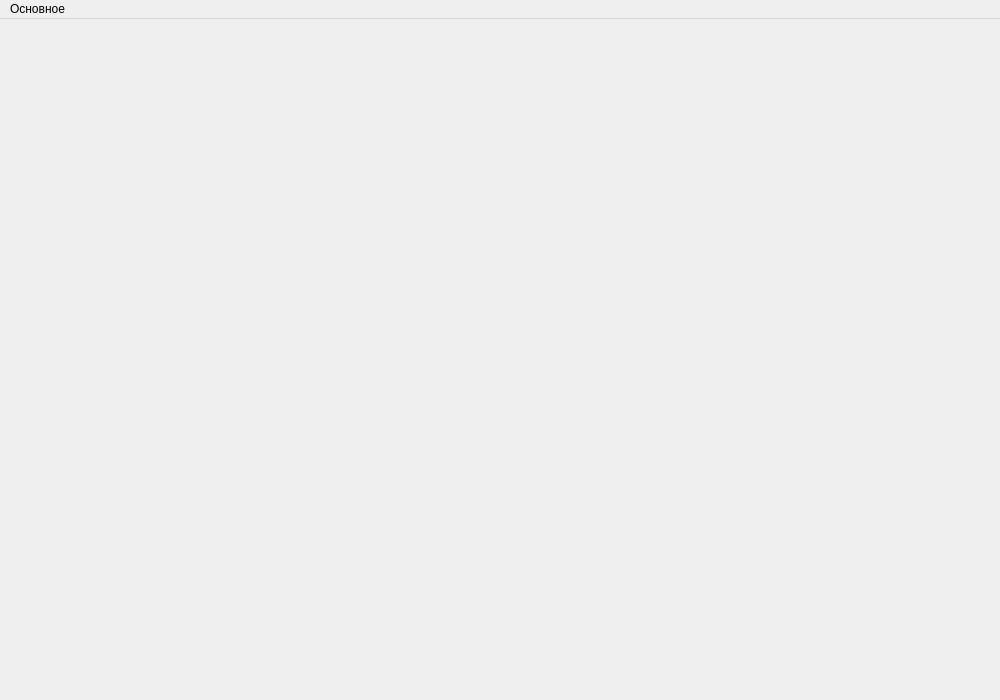
<?xml version="1.0" encoding="UTF-8"?>
<ui version="4.0">
 <class>MainWindow</class>
 <widget class="QMainWindow" name="MainWindow">
  <property name="geometry">
   <rect>
    <x>0</x>
    <y>0</y>
    <width>1000</width>
    <height>700</height>
   </rect>
  </property>
  <property name="sizePolicy">
   <sizepolicy hsizetype="Preferred" vsizetype="Preferred">
    <horstretch>0</horstretch>
    <verstretch>0</verstretch>
   </sizepolicy>
  </property>
  <property name="minimumSize">
   <size>
    <width>1000</width>
    <height>700</height>
   </size>
  </property>
  <property name="maximumSize">
   <size>
    <width>1000</width>
    <height>700</height>
   </size>
  </property>
  <property name="windowTitle">
   <string>Cyberbug 2020</string>
  </property>
  <property name="windowIcon">
   <iconset>
    <normaloff>D:/Downloads/unnamed (1).jpg</normaloff>D:/Downloads/unnamed (1).jpg</iconset>
  </property>
  <widget class="QWidget" name="centralwidget"/>
  <widget class="QMenuBar" name="menuBar">
   <property name="geometry">
    <rect>
     <x>0</x>
     <y>0</y>
     <width>1000</width>
     <height>21</height>
    </rect>
   </property>
   <widget class="QMenu" name="menu">
    <property name="title">
     <string>Основное</string>
    </property>
    <addaction name="action_new"/>
    <addaction name="action_save"/>
    <addaction name="action_load"/>
    <addaction name="action_exit"/>
   </widget>
   <addaction name="menu"/>
  </widget>
  <action name="action_save">
   <property name="text">
    <string>Сохранить игру</string>
   </property>
   <property name="toolTip">
    <string>Сохранить игру</string>
   </property>
   <property name="shortcut">
    <string>Ctrl+S</string>
   </property>
  </action>
  <action name="action_load">
   <property name="text">
    <string>Загрузить игру</string>
   </property>
   <property name="toolTip">
    <string>Загрузить игру</string>
   </property>
   <property name="shortcut">
    <string>Ctrl+L</string>
   </property>
  </action>
  <action name="action_exit">
   <property name="text">
    <string>Выйти</string>
   </property>
   <property name="shortcut">
    <string>Ctrl+Q</string>
   </property>
  </action>
  <action name="action_new">
   <property name="text">
    <string>Новая игра</string>
   </property>
   <property name="shortcut">
    <string>Ctrl+N</string>
   </property>
  </action>
 </widget>
 <resources/>
 <connections/>
</ui>
